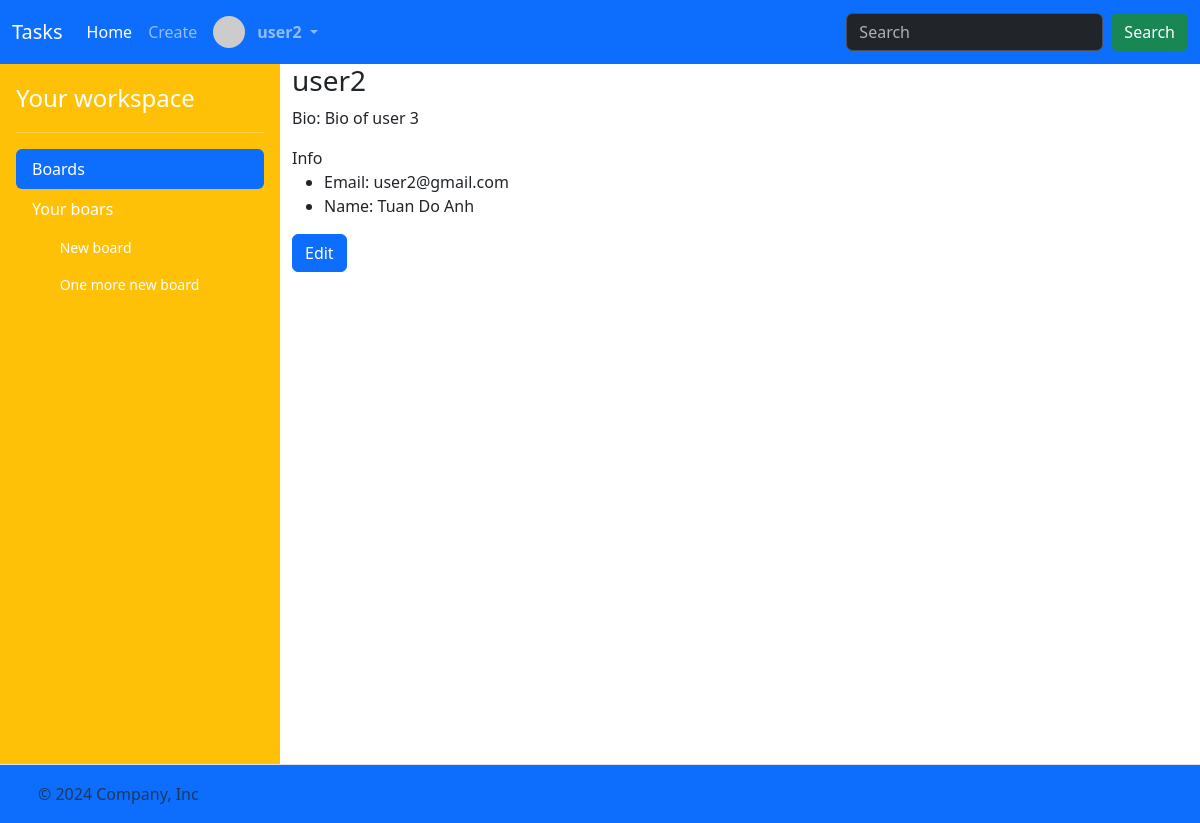
Page /profile/2 (signed in) on the earlier database version.
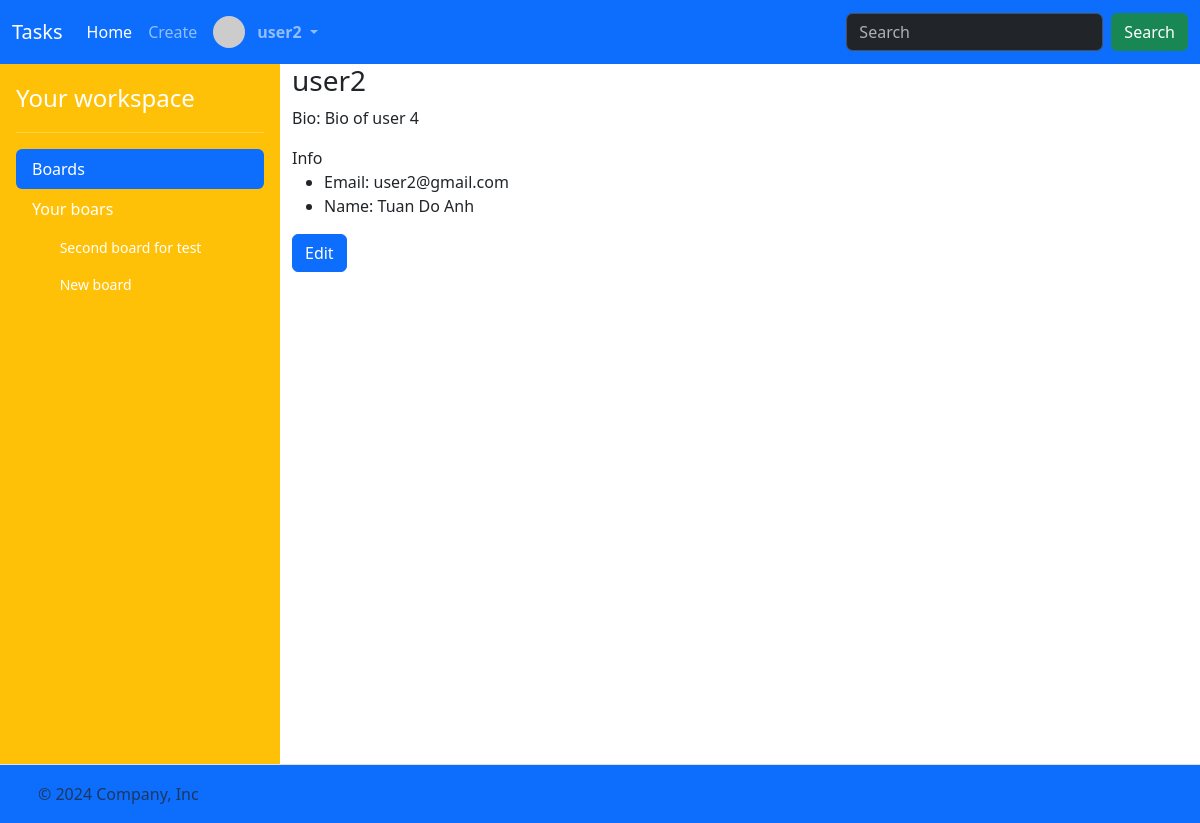
Same page on the later database version.
### task/models.py (models this page shows)
class User(AbstractUser):
    bio = models.CharField(max_length=256)

class Board(models.Model):
    name = models.CharField(max_length=256)
    description = models.CharField(max_length=256)
    members = models.ManyToManyField(User, related_name="boards")
    created_at = models.DateTimeField(auto_now_add=True)

### task/views.py (the view)
# urls.py: path("profile/<int:profile_id>", views.profile_view, name="profile"),
@login_required
def profile_view(request, profile_id):
    profile = User.objects.filter(id=profile_id).first()
    return render(
        request,
        "task/profile.html",
        {"boards": request.user.boards.all(), "profile": profile},
    )

### task/templates/task/profile.html (shortened to what this page needs)
{% extends "task/layout.html" %}
{% block main %}
    <h3>{{ profile.username }}</h3>
    <p>Bio: {{ profile.bio }}</p>
    Info
    <ul>
        <li>
            Email: {{ profile.email }}
        </li>
        <li>
            Name: {{ profile.first_name }} {{ profile.last_name }}
        </li>
    </ul>
    {% if request.user.id == profile.id %}
        <a class="btn btn-primary" href="{% url 'edit_profile' profile.id %}">Edit</a>
    {% endif %}
{% endblock %}

### task/templates/task/layout.html (shortened to what this page needs)
<!DOCTYPE html>
{% load static %}
<html lang="en">
    <head>
        <link href="https://cdn.jsdelivr.net/npm/bootstrap@5.3.3/dist/css/bootstrap.min.css" rel="stylesheet">
        <link rel="stylesheet" href="https://cdn.jsdelivr.net/npm/bootstrap-icons@1.3.0/font/bootstrap-icons.css">
        <link href="{% static 'styles.css' %}" rel="stylesheet">
    </head>
    <body>
        <header>
            <nav class="navbar navbar-expand-lg bg-primary"  data-bs-theme="dark">
                <div class="container-fluid">
                  <a class="navbar-brand" href="{% url 'index' %}">Tasks</a>
                  <div class="collapse navbar-collapse" id="navbarSupportedContent">
                    <ul class="navbar-nav me-auto mb-2 mb-lg-0" style="display: flex;
    align-items: center;">
                        {% if user.is_authenticated %}
                      <li class="nav-item">
                        <a class="nav-link active" aria-current="page" href="{% url 'index' %}">Home</a>
                      </li>
                      <li class="nav-item">
                        <a class="nav-link" href="{% url 'create_board' %}">Create</a>
                      </li>
                      <li class="nav-item dropdown">
                        <a class="nav-link dropdown-toggle" href="#" role="button" data-bs-toggle="dropdown" aria-expanded="false" style="display: flex; align-items: center; gap: 4px;">
                            <img src="https://i.pravatar.cc/48?u={{ user.id }}" alt="" width="32" height="32" class="rounded-circle me-2">
                            <strong>{{ user.username }}</strong>
                        </a>
                      </li>
                    </ul>
                    <form class="d-flex" role="search">
                      <input class="form-control me-2" type="search" placeholder="Search" aria-label="Search">
                      <button class="btn btn-success" type="submit">Search</button>
                    </form>
                      {% endif %}
                  </div>
                </div>
              </nav>
        </header>
        <main>
            <div class="d-flex flex-nowrap">
                {% if user.is_authenticated %}
                <div class="d-flex flex-column flex-shrink-0 p-3 text-white bg-warning" style="width: 280px;">
                    <a href="/" class="d-flex align-items-center mb-3 mb-md-0 me-md-auto text-white text-decoration-none">
                      <span class="fs-4">Your workspace</span>
                    </a>
                    <hr>
                    <ul class="nav nav-pills flex-column mb-auto">
                      <li class="nav-item">
                        <a href="#" class="nav-link active" aria-current="page">
                          Boards
                        </a>
                      </li>
                      <li class="mb-1">
                        <button  class="nav-link text-white collapsed" data-bs-toggle="collapse" data-bs-target="#home-collapse" aria-expanded="true">
                            Your boars
                            </button>
                            <div class="collapse show" id="home-collapse">
                            <ul class="btn-toggle-nav list-unstyled fw-normal pb-1 small" style="max-height: 490px; overflow-y: auto;">
                                {% for board in boards %}
                                <li>
                                    <a href="{% url 'board' board.id %}" class="nav-link text-white">
                                      <svg class="bi me-2" width="16" height="16"><use xlink:href="#speedometer2"></use></svg>
                                      {{ board.name }}
                                    </a>
                                  </li>
                                  {% endfor %}
                            </ul>
                            </div>
                      </li>
                    </ul>
                </div>
                {% endif %}
                <div style="flex: 1; background: white; overflow-x: hidden; min-height: 700px;" class="container-fluid">
                    {% block main %}{% endblock %}
                </div>
            </div>
        </main>
        <footer class="d-flex flex-wrap justify-content-between align-items-center py-3 border-top bg-primary">
            <div class="col-md-4 d-flex align-items-center">
              <a href="/" class="mb-3 me-2 mb-md-0 text-body-secondary text-decoration-none lh-1">
                <svg class="bi" width="30" height="24"><use xlink:href="#bootstrap"></use></svg>
              </a>
              <span class="mb-3 mb-md-0 text-body-secondary">© 2024 Company, Inc</span>
            </div>
            <ul class="nav col-md-4 justify-content-end list-unstyled d-flex">
              <li class="ms-3"><a class="text-body-secondary" href="#"><svg class="bi" width="24" height="24"><use xlink:href="#twitter"></use></svg></a></li>
              <li class="ms-3"><a class="text-body-secondary" href="#"><svg class="bi" width="24" height="24"><use xlink:href="#instagram"></use></svg></a></li>
              <li class="ms-3"><a class="text-body-secondary" href="#"><svg class="bi" width="24" height="24"><use xlink:href="#facebook"></use></svg></a></li>
            </ul>
        </footer>
    </body>
</html>

Differences in the rows shown:
removed Board: name "One more new board"
changed User "user2": bio "Bio of user 3" → "Bio of user 4"
added Board: name "Second board for test"
